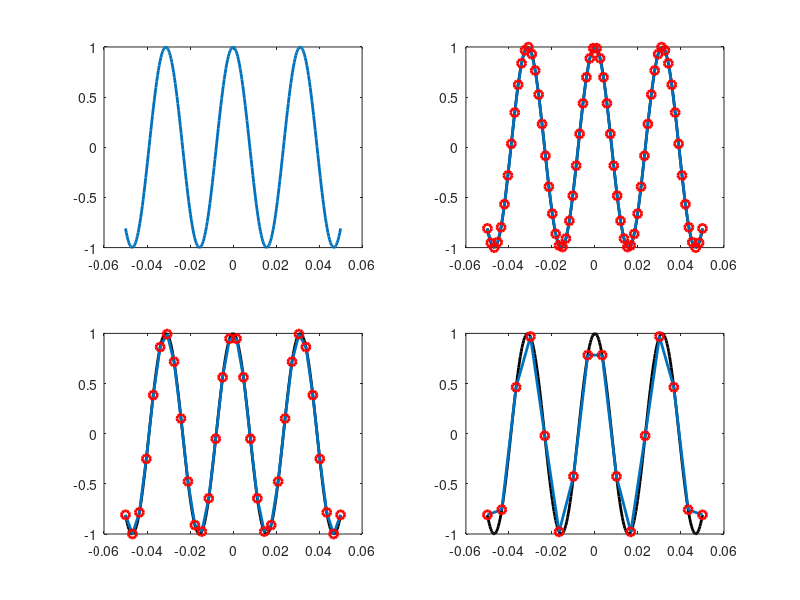

This figure's MATLAB source:
% 1
% generati un semnal cu date de tip real 
% amplitudinea 1
% tMax = 0.05
% tMin = -0.05
% nSamples = 256
% linspace(tMin, tMAx, nSamples)
% a. generati semanlul
% b. generati subploturi in care frecventa semnalului este aceeasi 
% nSamples = 64, 32, 16, 8 -> nr esantioane


% frequency
RSP.f0 = 32;
tMin = 0.05;
tMax = -0.05;

RSP.Amplitude = 1;
RSP.nSamples = 256;  % frecventa de esantionare i guess
ts = linspace(tMin, tMax, RSP.nSamples);
xs = RSP.Amplitude * cos(2 * pi * RSP.f0 * ts);

figure(1) 
subplot(2, 2, 1);
plot(ts, xs, "linewidth", 2);


% 2
RSP.nSamples = 64;
t = linspace(tMin, tMax, RSP.nSamples);
x = RSP.Amplitude * cos(2 * pi * RSP.f0 * t);

subplot(2, 2, 2);
plot(ts, xs, 'k', "linewidth", 2);hold on 
plot(t, x, "linewidth", 2);hold on 
plot(t, x, "ro", "linewidth", 2);hold off


% 3
RSP.nSamples = 32;
t = linspace(tMin, tMax, RSP.nSamples);
x = RSP.Amplitude * cos(2 * pi * RSP.f0 * t);

subplot(2, 2, 3);
plot(ts, xs, 'k', "linewidth", 2);hold on 
plot(t, x, "linewidth", 2);hold on 
plot(t, x, "ro", "linewidth", 2);hold off


% 4
RSP.nSamples = 16;
t = linspace(tMin, tMax, RSP.nSamples);
x = RSP.Amplitude * cos(2 * pi * RSP.f0 * t);

subplot(2, 2, 4);
plot(ts, xs, 'k', "linewidth", 2);hold on 
plot(t, x, "linewidth", 2);hold on 
plot(t, x, "ro", "linewidth", 2);hold off


